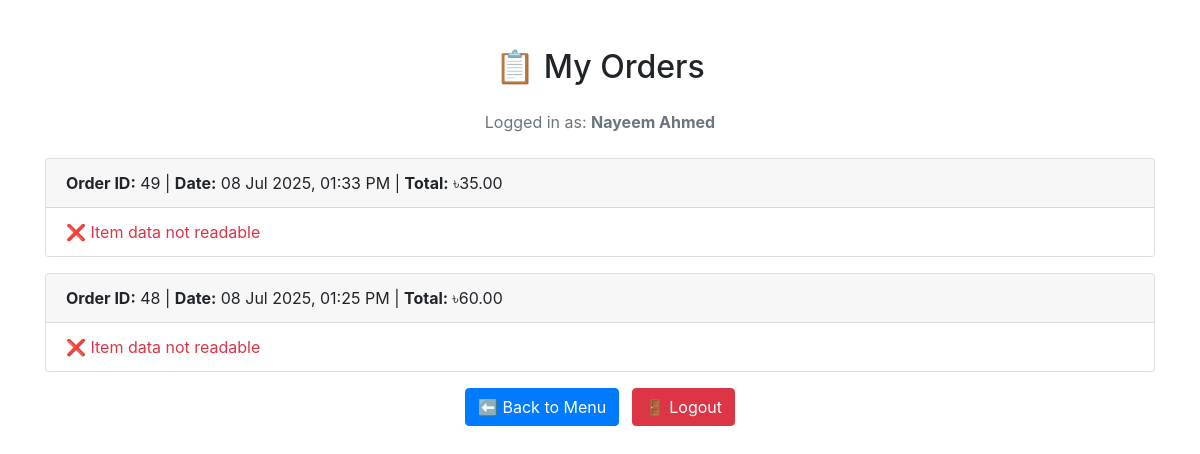
Page /my_orders.php (signed in) on the committed database.
### tables this page shows
CREATE TABLE `orders` (
  `id` int(11) NOT NULL,
  `user_id` int(11) DEFAULT NULL,
  `items` text DEFAULT NULL,
  `total` int(11) DEFAULT NULL,
  `created_at` timestamp NOT NULL DEFAULT current_timestamp(),
  `quantity` int(11) NOT NULL,
  `created_date` date NOT NULL,
  `product_id` varchar(100) NOT NULL,
  `order_name` varchar(200) NOT NULL,
  `order_status` int(11) NOT NULL
);

### my_orders.php (the view, shortened to what this page needs)
<?php
include 'db.php';
$user_id = $_SESSION['user_id'];
$user_name = $_SESSION['user_name'] ?? 'Unknown User';
$sql = "SELECT * FROM orders WHERE user_id = ? ORDER BY created_at DESC";
$stmt = $conn->prepare($sql);
$stmt->bind_param("i", $user_id);
$stmt->execute();
$result = $stmt->get_result();
?>
<!DOCTYPE html>
<html lang="en">
<head>
  <link rel="stylesheet" href="https://maxcdn.bootstrapcdn.com/bootstrap/4.5.2/css/bootstrap.min.css">
</head>
<body>
<div class="container mt-5">
  <h2 class="text-center mb-4">📋 My Orders</h2>
  <p class="text-center text-muted mb-4">
    Logged in as: <strong><?= htmlspecialchars($user_name) ?></strong>
  </p>
  <?php if ($result->num_rows > 0): ?>
    <?php while ($row = $result->fetch_assoc()): ?>
      <div class="card mb-3">
        <div class="card-header">
          <strong>Order ID:</strong> <?= $row['id'] ?> |
          <strong>Date:</strong> <?= date('d M Y, h:i A', strtotime($row['created_at'])) ?> |
          <strong>Total:</strong> ৳<?= number_format($row['total'], 2) ?>
        </div>
        <ul class="list-group list-group-flush">
          <?php
            $items = json_decode($row['items'], true);
            if (is_array($items)) {
              foreach ($items as $item):
          ?>
            <li class="list-group-item">
              <?= htmlspecialchars($item['name']) ?> - ৳<?= number_format($item['price'], 2) ?>
            </li>
          <?php
              endforeach;
            } else {
              echo "<li class='list-group-item text-danger'>❌ Item data not readable</li>";
            }
          ?>
        </ul>
      </div>
    <?php endwhile; ?>
  <?php else: ?>
    <p class="text-center text-muted">No orders found.</p>
  <?php endif; ?>
  <div class="text-center mt-3">
    <a href="index.html" class="btn btn-primary">⬅️ Back to Menu</a>
    <a href="logout.php" class="btn btn-danger ml-2">🚪 Logout</a>
  </div>
</div>
</body>
</html>

### rows in the picture
orders: id "49", created_at "08 Jul 2025, 01:33 PM", total "35.00"
orders: id "48", created_at "08 Jul 2025, 01:25 PM", total "60.00"

### other values in the picture
$user_name "Nayeem Ahmed"
